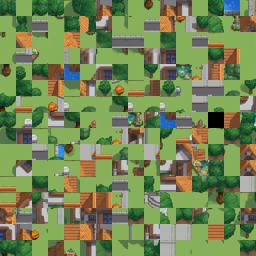

This game map was drawn from its Tiled (.tmx) file and the tilesets committed beside it. A one-line description and the full map source follow:
An orthogonal 16x16 tile map with 16x16 px tiles, 1 tile layer (Tile Layer 6).

<map version="1.0" orientation="orthogonal" renderorder="right-down" width="16" height="16" tilewidth="16" tileheight="16" nextobjectid="1">
 <tileset firstgid="1" source="tiled_file/2024-03-03_19-18-17_5188/tsx_2024-03-03_19-18-17_5188.tsx" />
 <layer name="Tile Layer 6" width="16" height="16">
 <data encoding="csv">
147,177,162,107,140,178,196,1,52,187,196,87,223,155,17,111,200,154,59,191,80,27,38,126,137,216,33,78,53,139,106,8,157,130,235,227,110,244,160,221,221,172,160,253,219,28,240,238,176,164,212,48,254,103,109,189,189,103,207,253,239,224,245,247,241,94,108,64,10,63,129,160,132,7,129,69,118,20,181,97,96,121,182,173,29,36,49,4,39,174,49,202,159,159,113,95,82,138,41,22,102,128,54,134,102,128,102,122,159,165,177,24,162,81,84,16,151,15,142,195,72,74,23,19,26,0,133,85,234,91,79,153,57,90,119,46,35,206,86,34,5,204,188,166,247,199,159,42,67,13,249,124,242,13,167,50,70,224,171,47,176,175,233,183,146,161,61,31,65,92,168,120,99,93,247,47,198,232,148,186,203,192,21,214,3,114,75,130,144,156,224,252,198,40,2,14,217,245,104,251,226,62,25,247,193,131,43,201,123,180,152,105,68,211,45,12,88,98,71,141,51,171,100,135,55,196,89,238,190,208,77,230,136,243,231,231,239,222,60,205,184,18,194,11,218,58,163,158,149,169,215,213,220,220,220,179
</data>
</layer>
 </map>